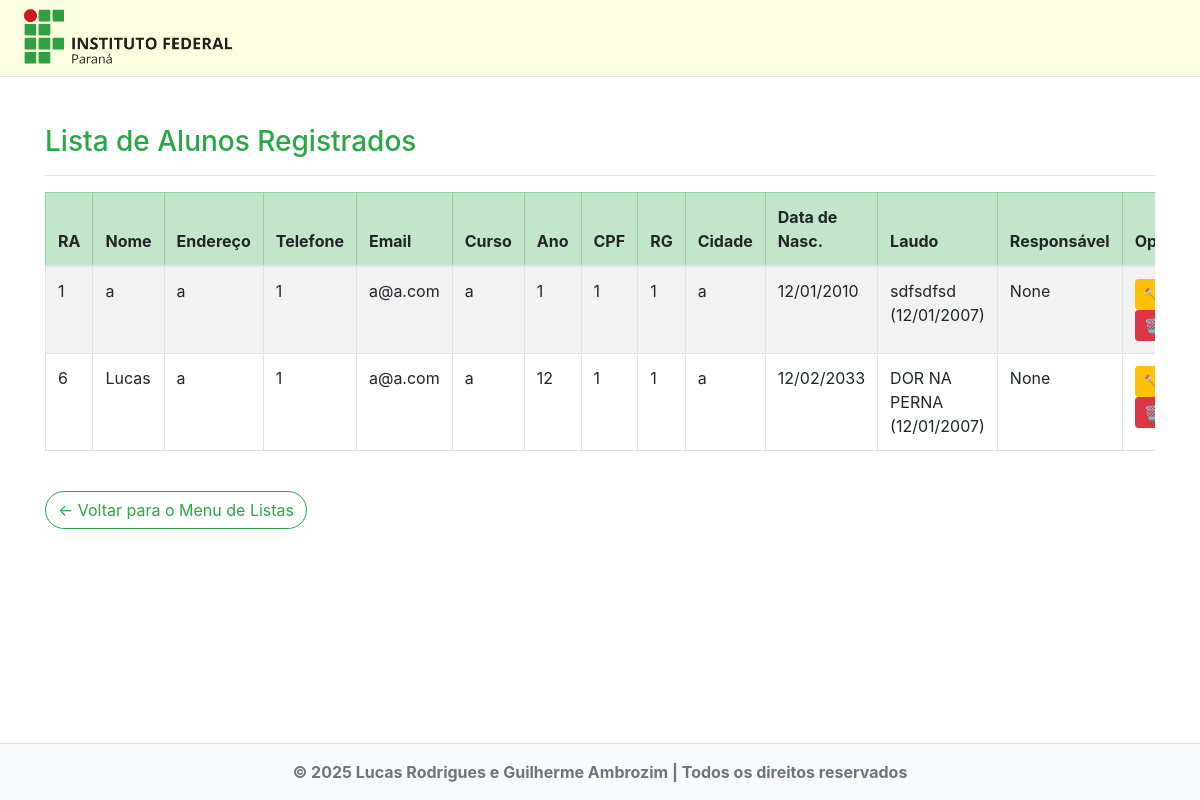
/listar/aluno/, run on the app's committed database.
### paginas/models.py (models this page shows, shortened)
class Aluno(models.Model):
    usuario = models.OneToOneField(User, on_delete=models.CASCADE, related_name='aluno', null=True, blank=True)
    ra = models.PositiveIntegerField(unique=True, verbose_name="RA")
    nome = models.CharField(max_length=100, verbose_name="Nome")
    endereco = models.CharField(max_length=200, verbose_name="Endereço")
    fone = models.CharField(max_length=15, verbose_name="Telefone")
    email = models.EmailField(verbose_name="E-mail")
    curso = models.CharField(max_length=100, verbose_name="Curso")
    ano = models.PositiveSmallIntegerField(verbose_name="Ano")
    cpf = models.CharField(max_length=14, verbose_name="CPF")
    rg = models.CharField(max_length=20, verbose_name="RG")
    cidade = models.CharField(max_length=100, verbose_name="Cidade")
    data_nasc = models.DateField(verbose_name="Data de Nascimento")
    laudo = models.ForeignKey(Laudo, on_delete=models.PROTECT, verbose_name="Laudo", null=True, blank=True)
    responsavel = models.ForeignKey(Responsavel, on_delete=models.SET_NULL, verbose_name="Responsável", null=True, blank=True)

class Laudo(models.Model):
    descricao = models.CharField(max_length=250, verbose_name="Descrição")
    data = models.DateField(verbose_name="Data do Laudo")
    def __str__(self):
        return f"{self.descricao} ({self.data.strftime('%d/%m/%Y')})"

### paginas/views.py (the view)
# urls.py: path('listar/aluno/', AlunoList.as_view(), name="listar-aluno"),
class AlunoList(ListView):
    template_name = "paginas/listas/aluno.html"
    model = Aluno

### paginas/templates/paginas/listas/aluno.html
{% extends "paginas/modelo.html" %}
{% load static %}
{% block conteudo %}
<h3 class="text-success mb-3">Lista de Alunos Registrados</h3>
<hr>
<div class="table-responsive">
    <table class="table table-striped table-bordered align-middle">
        <thead class="table-success">
            <tr>
                <th>RA</th>
                <th>Nome</th>
                <th>Endereço</th>
                <th>Telefone</th>
                <th>Email</th>
                <th>Curso</th>
                <th>Ano</th>
                <th>CPF</th>
                <th>RG</th>
                <th>Cidade</th>
                <th>Data de Nasc.</th>
                <th>Laudo</th>
                <th>Responsável</th>
                <th>Opções</th>
            </tr>
        </thead>
        <tbody>
            {% for aluno in object_list %}
            <tr>
                <td>{{ aluno.ra }}</td>
                <td>{{ aluno.nome }}</td>
                <td>{{ aluno.endereco }}</td>
                <td>{{ aluno.fone }}</td>
                <td>{{ aluno.email }}</td>
                <td>{{ aluno.curso }}</td>
                <td>{{ aluno.ano }}</td>
                <td>{{ aluno.cpf }}</td>
                <td>{{ aluno.rg }}</td>
                <td>{{ aluno.cidade }}</td>
                <td>{{ aluno.data_nasc|date:"d/m/Y" }}</td>
                <td>{{ aluno.laudo }}</td>
                <td>{{ aluno.responsavel }}</td>
                <td>
                    <a href="{% url 'editar-aluno' aluno.pk %}" class="btn btn-warning btn-sm me-1"
                        title="Editar">✏️</a>
                    <a href="{% url 'excluir-aluno' aluno.pk %}" class="btn btn-danger btn-sm" title="Excluir">🗑️</a>
                </td>
            </tr>
            {% empty %}
            <tr>
                <td colspan="14" class="text-center text-muted fst-italic py-3">Nenhum aluno registrado.</td>
            </tr>
            {% endfor %}
        </tbody>
    </table>
</div>
<a href="{% url 'menu-listas' %}" class="btn btn-outline-success rounded-pill mt-4">
    &larr; Voltar para o Menu de Listas
</a>
{% endblock %}

### static/css/ifpr.css (style rules this page uses)
table td { max-width: 500px; }

### data on the page
Aluno: ra "1", nome "a", endereco "a", fone "1", email "a@a.com", curso "a", ano "1", cpf "1", rg "1", cidade "a", data_nasc "12/01/2010", laudo "sdfsdfsd (12/01/2007)", responsavel "None"
Aluno: ra "6", nome "Lucas", endereco "a", fone "1", email "a@a.com", curso "a", ano "12", cpf "1", rg "1", cidade "a", data_nasc "12/02/2033", laudo "DOR NA PERNA (12/01/2007)", responsavel "None"
